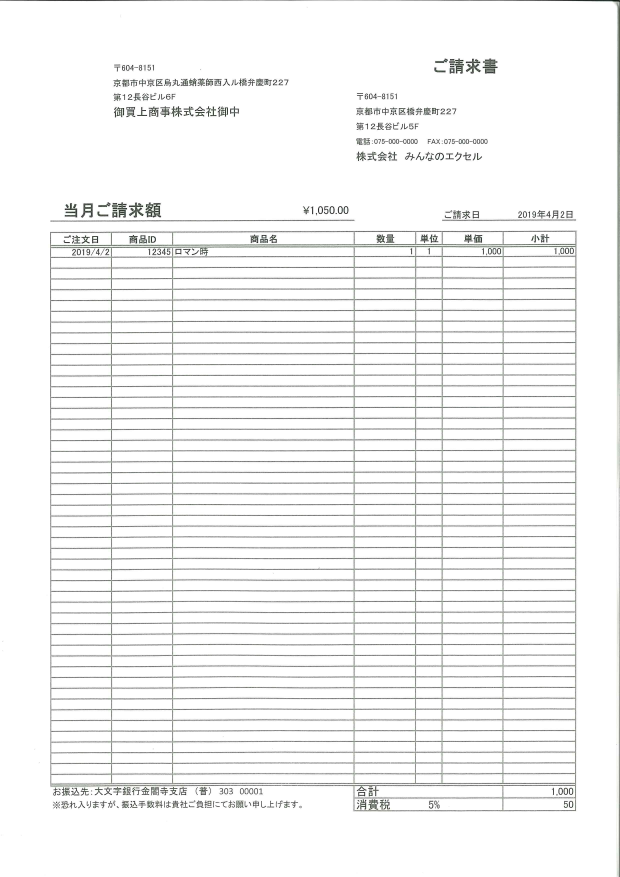
#> input picture data/005.jpg, 2480 x 3508 px (shown at 1/4 size); its folder holds only this picture in this run
$ python -i ocr.py   (imports and definitions only)
#> lines starting #> are read from the running program, lines starting #| are printed output that depends on the picture; after the words box and inside, x2 and y2 are one past the last pixel; in counts of white or black regions, pixels touching at a corner belong together
#> further down, picture is the input picture: shape (3508, 2480, 3); mean B, G, R 244.1, 244.3, 244.1
import pytesseract
from pytesseract import Output
from PIL import Image, ImageDraw, ImageFont
import cv2
import numpy as np
from glob import glob
import pandas as pd
import os
import re
from src import util

# REGULAR EXPRESSION template
################################################################
post_number = r"〒\d{3}-\d{4}"
address = r".*(都|道|府|県|区|市|町|丁).*"
building = r".*(ビル|マンション|ハイツ|アパート).*"
phone_number = r".*0\d*-\d*-\d*"
money_number = r".*(v|\\)\d*\.\d*"
date = r".*\d{2,4}年\d{1,2}月\d{1,2}日"
# date = r".*\d{2,4}(年|\/|-)\d{1,2}(月|\/|-)\d{1,2}"
dest = r".*御中"
organize = r".*株式会社.*"
title = r"ご..書"
################################################################

def process_meta(img):
    img = cv2.cvtColor(img, cv2.COLOR_BGR2GRAY)
    img = cv2.blur(img, ksize=(3, 3))
    _,img = cv2.threshold(img,200,255,cv2.THRESH_BINARY)
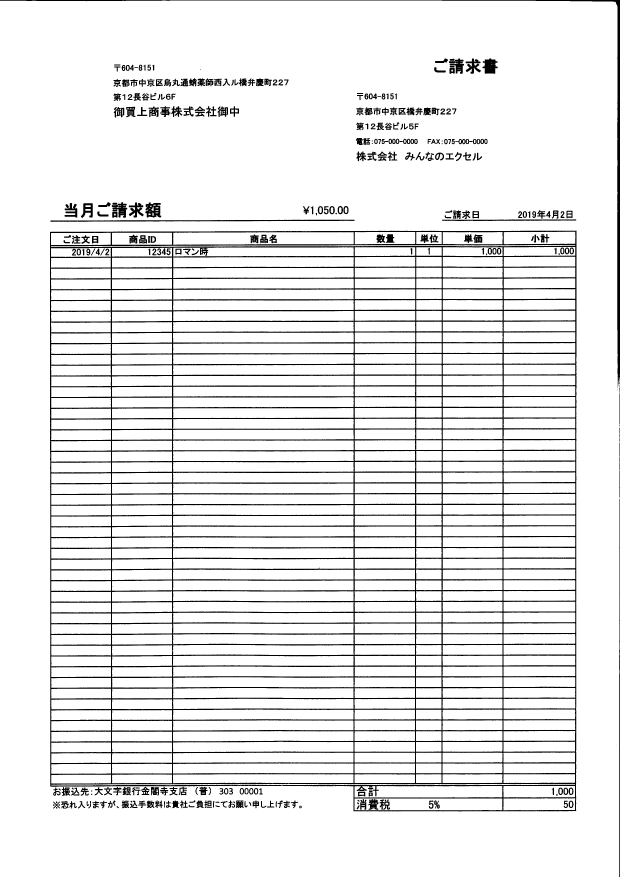
#> img: shape (3508, 2480) (shown at 1/4 size); 91.4% white; 370 black regions (11 under 20 px), largest, box (x1, y1, x2, y2) and area: (200, 922, 2306, 3246) 592466, (0, 0, 2480, 1552) 23415, (201, 879, 1418, 887) 5590

#> (the run stopped early here; a loop or call above may not have finished)
